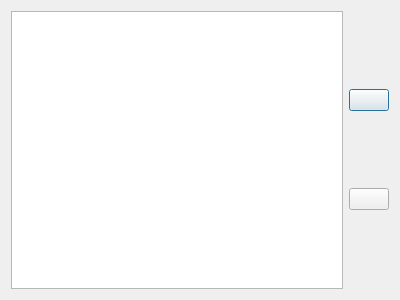
<?xml version="1.0" encoding="UTF-8"?>
<ui version="4.0">
 <class>LinkWindow</class>
 <widget class="QDialog">
  <property name="geometry">
   <rect>
    <x>0</x>
    <y>0</y>
    <width>400</width>
    <height>300</height>
   </rect>
  </property>
  <layout class="QHBoxLayout">
   <item>
    <widget class="QListWidget" name="linkList"/>
   </item>
   <item>
    <layout class="QVBoxLayout">
     <item>
      <spacer>
       <property name="orientation">
        <enum>Qt::Vertical</enum>
       </property>
      </spacer>
     </item>
     <item>
      <widget class="QPushButton" name="linkButton">
      </widget>
     </item>
     <item>
      <widget class="QPushButton" name="unlinkButton">
      </widget>
     </item>
     <item>
      <spacer>
       <property name="orientation">
        <enum>Qt::Vertical</enum>
       </property>
      </spacer>
     </item>
    </layout>
   </item>
  </layout>
 </widget>
 <resources/>
 <connections/>
</ui>
